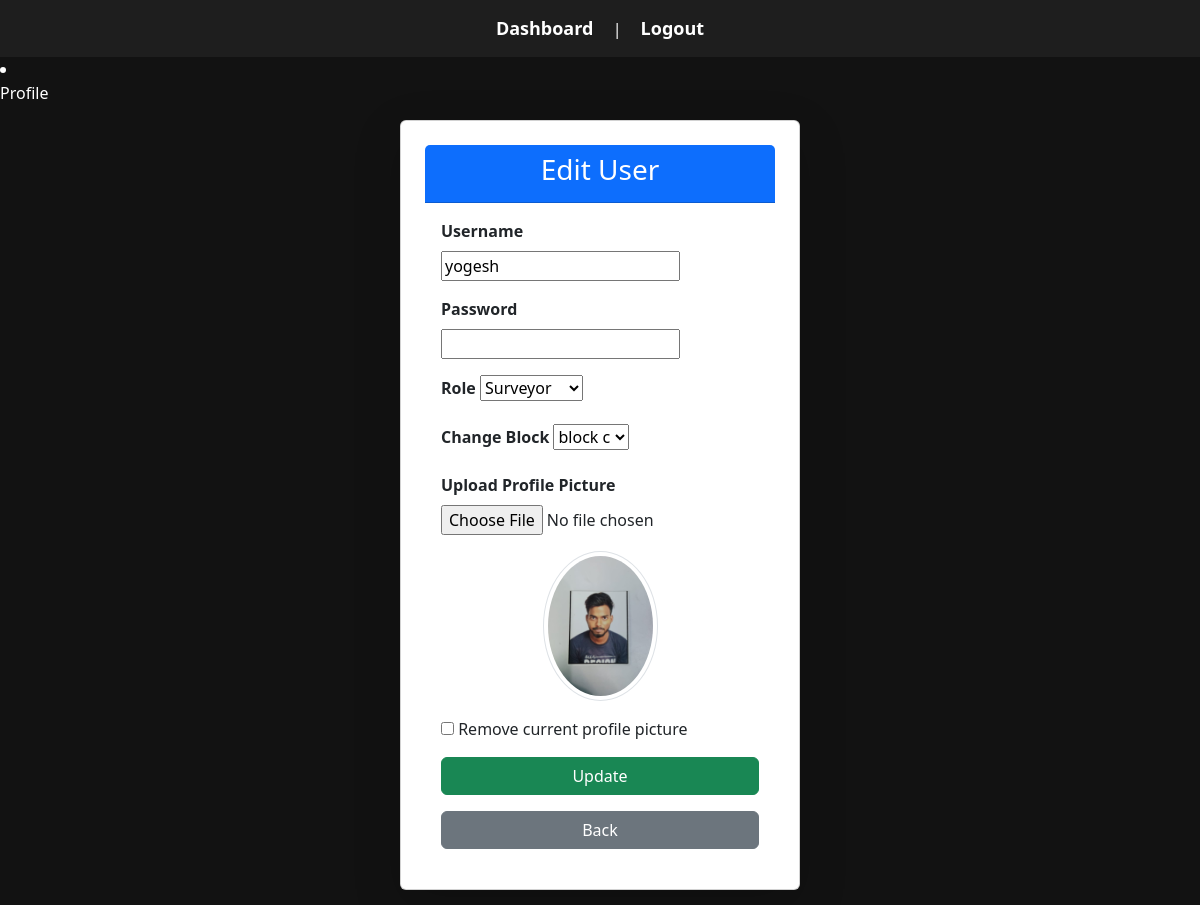
Page /update-user/33/ (signed in) on the committed database.
### users/models.py (models this page shows, shortened)
class User(AbstractUser):
    ROLE_CHOICES = (
        ('admin', 'Admin'),
        ('supervisor', 'Supervisor'),
        ('surveyor', 'Surveyor'),
    )
    role = models.CharField(max_length=20, choices=ROLE_CHOICES)
    block = models.ForeignKey('Block', on_delete=models.SET_NULL, null=True, blank=True)
    image = models.ImageField(upload_to='user_images/', null=True, blank=True)
    created_by = models.ForeignKey(
        settings.AUTH_USER_MODEL,
        on_delete=models.SET_NULL,
        null=True, blank=True,
        related_name="created_users"
    )
    created_at = models.DateTimeField(auto_now_add=True)
    last_updated_by = models.ForeignKey(
        settings.AUTH_USER_MODEL,
        on_delete=models.SET_NULL,
        null=True, blank=True,
        related_name="updated_users"
    )
    last_updated_at = models.DateTimeField(auto_now=True)
    groups = models.ManyToManyField(Group, related_name="custom_user_groups")
    user_permissions = models.ManyToManyField(Permission, related_name="custom_user_permissions")
    class Meta:
        constraints = [
            models.UniqueConstraint(fields=['block'], condition=models.Q(role='supervisor'), name="unique_supervisor_per_block"),
        ]

### users/views.py (the view, shortened to what this page needs)
# urls.py: path('update-user/<int:user_id>/', views.update_user, name='update_user'),
@login_required
@role_required(['admin'])
def update_user(request, user_id):
    user = get_object_or_404(User, id=user_id)
    form = UserForm(request.POST or None, request.FILES or None, instance=user)
    form.fields['password'].required = False
    form.fields['block'].label = "Change Block"
    return render(request, 'users/update_user.html', {'form': form, 'user': user})

### users/forms.py (shortened to what this page needs)
class UserForm(forms.ModelForm):
    profile_image = forms.ImageField(required=False, label="Upload Profile Picture")
    class Meta:
        model = User
        fields = ['username', 'password', 'role', 'block', 'profile_image']  # Keeping essential fields
        widgets = {
            'password': forms.PasswordInput(),
        }

### users/models.py (called while the page is built)
    def __str__(self):
        return self.name

### users/views.py (called while the page is built)
def role_required(roles):
    def decorator(view_func):
        @wraps(view_func)
        def wrapper(request, *args, **kwargs):
            if not request.user.is_authenticated:
                return redirect('login')  # Redirect to login if session expired
            user_role = getattr(request.user, 'role', None)
            if user_role not in roles:
                return HttpResponseForbidden("You do not have permission to access this page.")
            return view_func(request, *args, **kwargs)
        return wrapper
    return decorator

### templates/users/update_user.html (shortened to what this page needs)
{% extends "users/base.html" %}
{% block content %}
<div class="card p-4 shadow-lg">
    <div class="card-header bg-primary text-white text-center">
        <h3>Edit User</h3>
    </div>
    <div class="card-body">
        <form method="post" enctype="multipart/form-data">
            {% for field in form %}
                <div class="mb-3">
                    <label class="form-label fw-bold">{{ field.label }}</label>
                    {{ field }}
                </div>
            {% endfor %}
            <div class="mb-3 text-center">
                {% if user.image %}
                    <img id="image-preview" src="{{ user.image.url }}" alt="Profile Image"
                        class="img-thumbnail rounded-circle" style="max-width: 150px; max-height: 150px;">
                {% else %}
                    <img id="image-preview" src="#" alt="Profile Image Preview"
                        class="img-thumbnail rounded-circle d-none" style="max-width: 150px; max-height: 150px;">
                {% endif %}
            </div>
            {% if user.image %}
            <div class="mb-3">
                <input type="checkbox" name="remove_image" id="remove_image">
                <label for="remove_image">Remove current profile picture</label>
            </div>
            {% endif %}
            <button type="submit" class="btn btn-success w-100">Update</button>
        </form>
        <a href="{% url 'list_users' %}" class="btn btn-secondary w-100 mt-3">Back</a>
    </div>
</div>
{% endblock %}

### templates/users/base.html (style rules this page uses)
body { background-color: #121212; color: white; }

### rows in the picture
User: form "yogesh" "Surveyor" "block c", image (picture)

### other values in the picture
{{ field.label }} "Username" "Password" "Role" "Change Block" "Upload Profile Picture"
